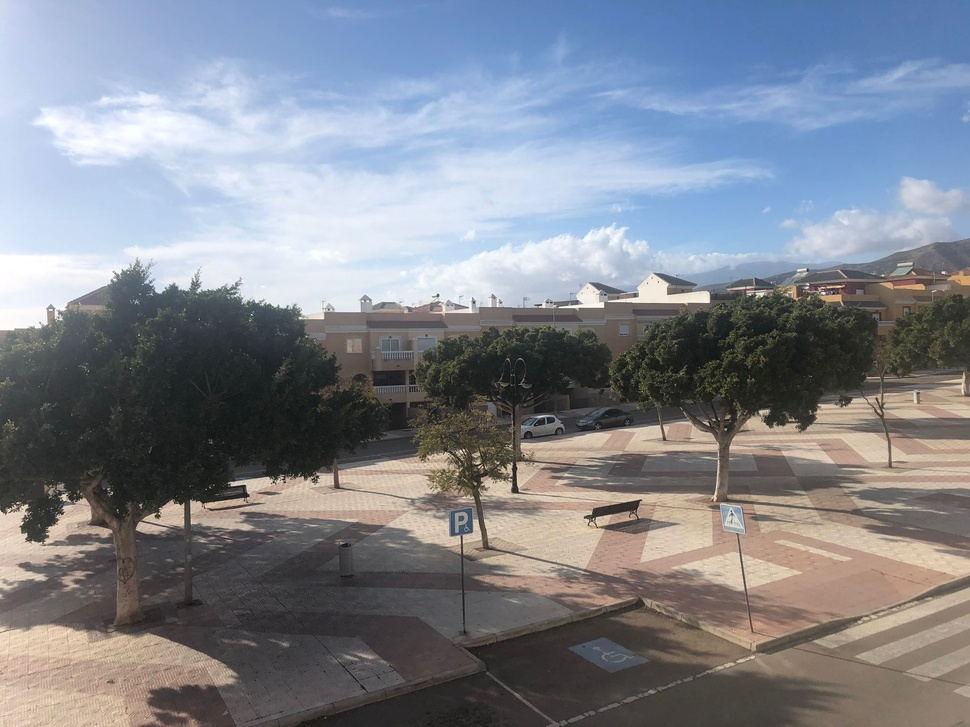
#> input picture P/tmp/img4.jpeg, 970 x 727 px, shrunk from 2048 x 1536 before the run
$ python p04.py
#> lines starting #> are read from the running program, lines starting #| are printed output that depends on the picture
#> further down, foto is the input picture: PIL image 970x727 RGB; mean R, G, B 128.8, 133.4, 142.3
import random
from PIL import Image

def salpimienta(imagen,porcentaje):
#> called with porcentaje = 1
    tamano=imagen.size[0]*imagen.size[1]
#> tamano = 705190
    auxiliar=(tamano*porcentaje)
#> auxiliar = 705190

    if imagen.mode=='RGB':
        datoMinimo=(0,0,0)
        datoMaximo=(255,255,255)
    elif imagen.mode=='L':
        datoMinimo=0
        datoMaximo=255

    for x in range(auxiliar):
        coordenada_x=random.randrange(2,imagen.width-2)
        coordenada_y=random.randrange(2,imagen.height-2)

        imagen.putpixel((coordenada_x,coordenada_y),datoMaximo)
        imagen.putpixel((coordenada_x+1,coordenada_y),datoMaximo)
        imagen.putpixel((coordenada_x,coordenada_y+1),datoMaximo)
        imagen.putpixel((coordenada_x+1,coordenada_y+1),datoMaximo)
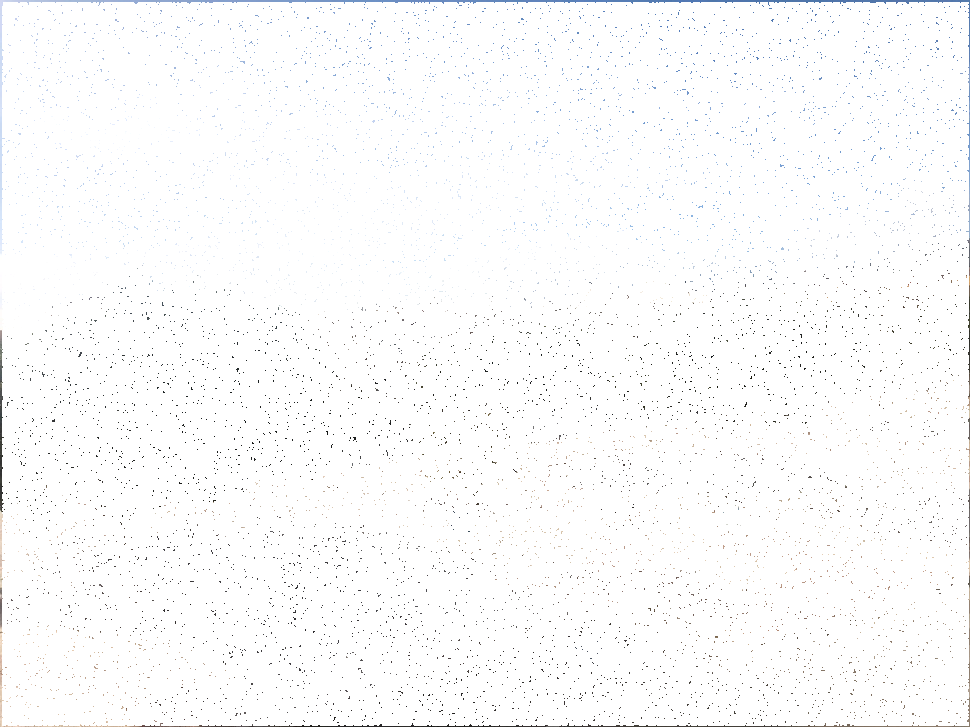
#> imagen: PIL image 970x727 RGB; mean R, G, B 251.9, 252, 252.3

    for x in range(auxiliar):
        coordenada_x=random.randrange(2,imagen.width-2)
        coordenada_y=random.randrange(2,imagen.height-2)

        imagen.putpixel((coordenada_x,coordenada_y),datoMinimo)
        imagen.putpixel((coordenada_x+1,coordenada_y),datoMinimo)
        imagen.putpixel((coordenada_x,coordenada_y+1),datoMinimo)
        imagen.putpixel((coordenada_x+1,coordenada_y+1),datoMinimo)
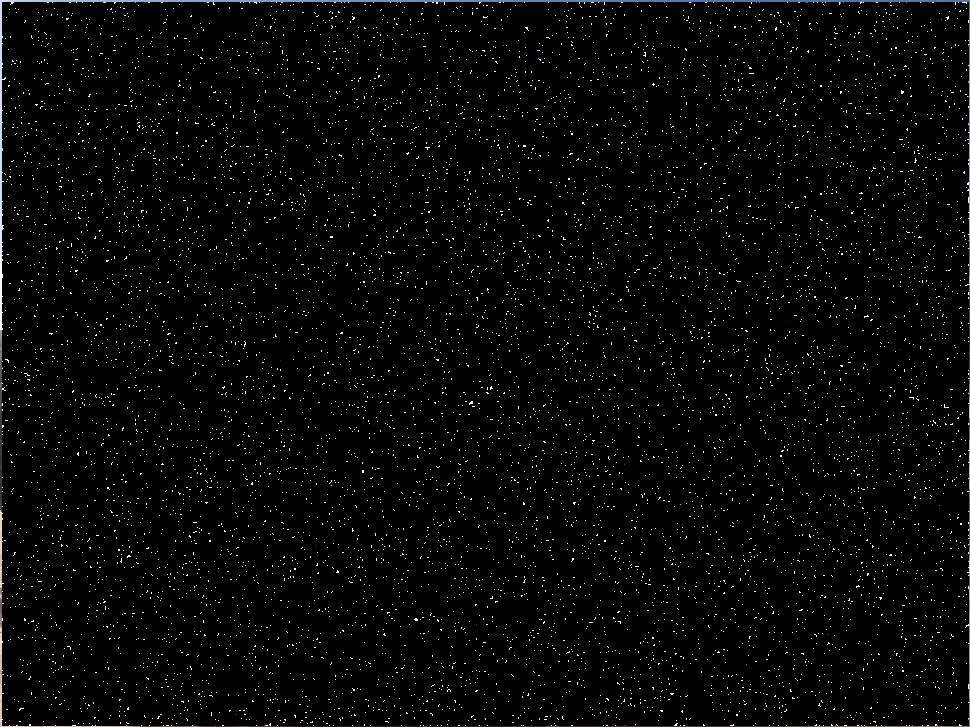
#> imagen: PIL image 970x727 RGB; mean R, G, B 5.5, 5.6, 5.7

    imagen.save('solvsp.jpeg')
    return None


foto = Image.open('tmp/img4.jpeg')
salpimienta(foto,1)
